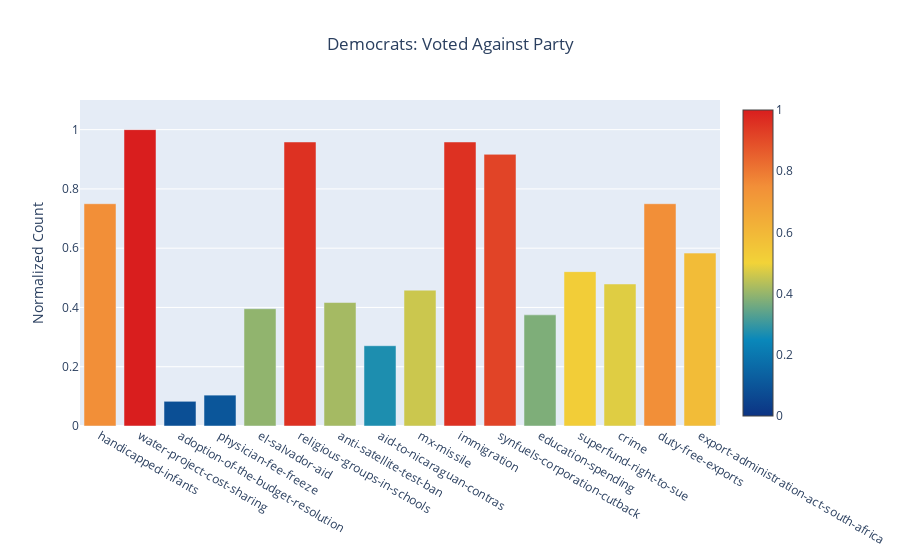

The cell this chart's notebook holds for it:
### Code cell
df1 = against_majority_dem.sum()/against_majority_dem.sum().max()

plot_votes(df=df1, title='Democrats: Voted Against Party')

### Figure 1 — Plotly figure (JSON) as saved in the notebook; plotly's stock layout.template omitted (floating-point values rounded to 4 significant figures)
{"data": [{"marker": {"cmax": 1, "cmin": 0, "color": [0.75, 1, 0.08333, 0.1042, 0.3958, 0.9583, 0.4167, 0.2708, 0.4583, 0.9583, 0.9167, 0.375, 0.5208, 0.4792, 0.75, 0.5833], "colorscale": [[0, "rgb(12,51,131)"], [0.25, "rgb(10,136,186)"], [0.5, "rgb(242,211,56)"], [0.75, "rgb(242,143,56)"], [1, "rgb(217,30,30)"]], "reversescale": false, "showscale": true}, "type": "bar", "x": ["handicapped-infants", "water-project-cost-sharing", "adoption-of-the-budget-resolution", "physician-fee-freeze", "el-salvador-aid", "religious-groups-in-schools", "anti-satellite-test-ban", "aid-to-nicaraguan-contras", "mx-missile", "immigration", "synfuels-corporation-cutback", "education-spending", "superfund-right-to-sue", "crime", "duty-free-exports", "export-administration-act-south-africa"], "y": [0.75, 1, 0.08333, 0.1042, 0.3958, 0.9583, 0.4167, 0.2708, 0.4583, 0.9583, 0.9167, 0.375, 0.5208, 0.4792, 0.75, 0.5833]}], "layout": {"autosize": true, "title": {"text": "Democrats: Voted Against Party", "x": 0.5}, "xaxis": {"autorange": true, "range": [-0.5, 15.5], "type": "category"}, "yaxis": {"range": [0, 1.1], "title": {"text": "Normalized Count"}, "type": "linear"}}}
